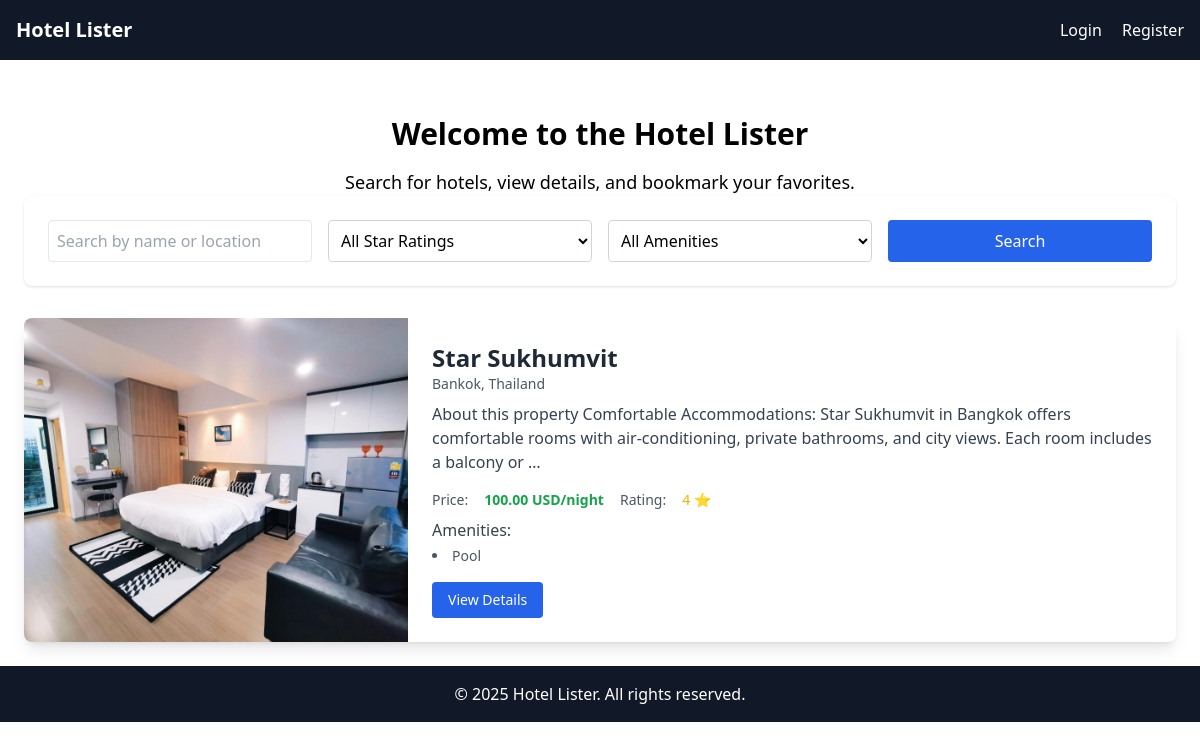
The page / on the database its author committed.
### home/models.py (models this page shows, shortened)
class BaseModel(models.Model):
    uid = models.UUIDField(default=uuid.uuid4, editable=False, primary_key=True)
    created_at = models.DateTimeField(auto_now_add=True)
    updated_at = models.DateTimeField(auto_now=True)
    class Meta:
        abstract = True

class Hotel(BaseModel):
    hotel_name = models.CharField(max_length=200)
    description = models.TextField()
    price = models.DecimalField(max_digits=10, decimal_places=2)
    star_rating = models.IntegerField(choices=[(i, f"{i} Star") for i in range(1, 6)])
    location = models.CharField(max_length=100)
    amenities = models.ManyToManyField(Amenity, related_name="hotels")
    room_count = models.IntegerField(default=10)

class HotelImage(BaseModel):
    hotel = models.ForeignKey(Hotel, related_name="images", on_delete=models.CASCADE)
    image = models.ImageField(upload_to='hotels/')

class Amenity(BaseModel):
    name = models.CharField(max_length=100)

### home/views.py (the view)
# urls.py: 2. Add a URL to urlpatterns:  path('', views.home, name='home')
def home(request):
    query = request.GET.get('q', '')
    star_rating = request.GET.get('star_rating')
    amenity = request.GET.get('amenity')
    hotels = Hotel.objects.all()
    if query:
        hotels = hotels.filter(Q(hotel_name__icontains=query) | Q(location__icontains=query))
    if star_rating:
        hotels = hotels.filter(star_rating=star_rating)
    if amenity:
        hotels = hotels.filter(amenities__name__icontains=amenity)
    for hotel in hotels:
        hotel.image = hotel.images.first() if hotel.images.exists() else None
    amenities = Amenity.objects.all()
    bookmarked_hotels = []
    if request.user.is_authenticated:
        bookmarked_hotels = HotelBookmark.objects.filter(user=request.user).values_list('hotel__uid', flat=True)
    return render(request, 'home.html', {
        'hotels': hotels,
        'query': query,
        'star_rating': star_rating,
        'amenity': amenity,
        'amenities': amenities,
        'bookmarked_hotels': bookmarked_hotels,  # Pass to template
    })

### home/templates/home.html (shortened to what this page needs)
{% extends 'base.html' %}
{% block content %}
  <div class="text-center mt-8">
    <h1 class="text-3xl font-bold">Welcome to the Hotel Lister</h1>
    <p class="mt-4 text-lg">Search for hotels, view details, and bookmark your favorites.</p>
  </div>
  <form method="get" class="bg-white rounded-lg shadow p-6 mb-6 grid grid-cols-1 md:grid-cols-4 gap-4">
    <input type="text" name="q" placeholder="Search by name or location"
          value="{{ query }}" class="p-2 border rounded w-full" />
    <select name="star_rating"  class="p-2 border border-gray-300 dark:border-gray-600 bg-white dark:bg-gray-700 text-black dark:text-white rounded w-full">
      <option value="">All Star Ratings</option>
    </select>
    <select name="amenity" class="p-2 border border-gray-300 dark:border-gray-600 bg-white dark:bg-gray-700 text-black dark:text-white rounded w-full">
      <option value="">All Amenities</option>
    </select>
    <button type="submit" class="bg-blue-600 text-white px-4 py-2 rounded hover:bg-blue-700">
      Search
    </button>
  </form>
  <div class="mt-8 space-y-6">
    {% for hotel in hotels %}
    <div class="bg-white rounded-lg shadow-lg overflow-hidden flex flex-col md:flex-row relative">
        <div class="md:w-1/3 w-full h-64 md:h-auto">
          {% with hotel.images.all|first as first_image %}
            {% if first_image %}
              <img src="{{ first_image.image.url }}" alt="{{ hotel.hotel_name }}" class="object-cover w-full h-full">
            {% else %}
              <img src="https://via.placeholder.com/400x300.png?text=No+Image" alt="No image available" class="object-cover w-full h-full">
            {% endif %}
          {% endwith %}
        </div>
        <div class="md:w-2/3 p-6 flex flex-col justify-between">
          <div>
            <h2 class="text-2xl font-semibold text-gray-800">{{ hotel.hotel_name }}</h2>
            <p class="text-gray-600 text-sm mb-2">{{ hotel.location }}</p>
            <p class="text-gray-700 text-base mb-4">{{ hotel.description|truncatewords:25 }}</p>
            <div class="flex items-center space-x-4 text-sm text-gray-600 mb-2">
              <span class="font-medium">Price:</span>
              <span class="font-semibold text-green-600">{{ hotel.price }} USD/night</span>
              <span class="ml-4 font-medium">Rating:</span>
              <span class="text-yellow-500">{{ hotel.star_rating }} ⭐</span>
            </div>
            <div class="mt-2">
              <p class="font-medium text-gray-700 mb-1">Amenities:</p>
              <ul class="list-disc list-inside text-sm text-gray-600 grid grid-cols-2 gap-1">
                {% for amenity in hotel.amenities.all %}
                  <li>{{ amenity.name }}</li>
                {% empty %}
                  <li>No amenities listed</li>
                {% endfor %}
              </ul>
            </div>
          </div>
          <div class="mt-4">
            <a href="{% url 'hotel_detail' hotel.uid %}" class="inline-block px-4 py-2 bg-blue-600 text-white text-sm font-medium rounded hover:bg-blue-700 transition">
              View Details
            </a>
          </div>
        </div>
      </div>
    {% endfor %}
  </div>
{% endblock %}

### rows shown on the page
Hotel: image (picture), hotel_name "Star Sukhumvit", location "Bankok, Thailand", description "About this property Comfortable Accommodations: Star Sukhumvit in Bangkok offers comfortable rooms with air-conditioning, private bathrooms, and city views. Each room includes a balcony or …", price "100.00", star_rating "4"
Amenity: name "Pool"
